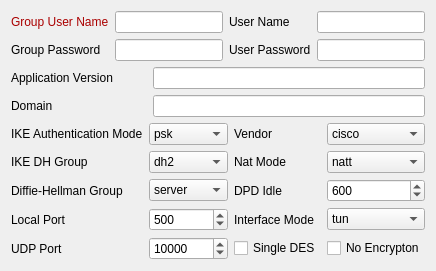
     <widget class="QWidget" name="VPNC">
      <layout class="QVBoxLayout" name="verticalLayout_2">
       <item>
        <layout class="QGridLayout" name="gridLayout_7">
         <item row="1" column="2">
          <widget class="QLabel" name="label_02_password_2">
           <property name="text">
            <string>User Password</string>
           </property>
          </widget>
         </item>
         <item row="1" column="0">
          <widget class="QLabel" name="label_02_grouppassword_2">
           <property name="text">
            <string>Group Password</string>
           </property>
          </widget>
         </item>
         <item row="1" column="1">
          <widget class="QLineEdit" name="lineEdit_02_grouppassword">
           <property name="whatsThis">
            <string>&lt;html&gt;&lt;head/&gt;&lt;body&gt;&lt;p&gt;Your group password in cleartext.&lt;/p&gt;&lt;/body&gt;&lt;/html&gt;</string>
           </property>
          </widget>
         </item>
         <item row="0" column="0">
          <widget class="QLabel" name="label_02_groutusername_2">
           <property name="text">
            <string>&lt;html&gt;&lt;head/&gt;&lt;body&gt;&lt;p&gt;&lt;span style=&quot; color:#aa0000;&quot;&gt;Group User Name&lt;/span&gt;&lt;/p&gt;&lt;/body&gt;&lt;/html&gt;</string>
           </property>
          </widget>
         </item>
         <item row="0" column="2">
          <widget class="QLabel" name="label_02_username_2">
           <property name="text">
            <string>User Name</string>
           </property>
          </widget>
         </item>
         <item row="0" column="3">
          <widget class="QLineEdit" name="lineEdit_02_username">
           <property name="whatsThis">
            <string>&lt;html&gt;&lt;head/&gt;&lt;body&gt;&lt;p&gt;Your Xauth username.&lt;/p&gt;&lt;/body&gt;&lt;/html&gt;</string>
           </property>
          </widget>
         </item>
         <item row="0" column="1">
          <widget class="QLineEdit" name="lineEdit_02_groupusername">
           <property name="whatsThis">
            <string>&lt;html&gt;&lt;head/&gt;&lt;body&gt;&lt;p&gt;Your group username.&lt;/p&gt;&lt;/body&gt;&lt;/html&gt;</string>
           </property>
          </widget>
         </item>
         <item row="1" column="3">
          <widget class="QLineEdit" name="lineEdit_02_password">
           <property name="whatsThis">
            <string>&lt;html&gt;&lt;head/&gt;&lt;body&gt;&lt;p&gt;Your Xauth password in clear text.&lt;/p&gt;&lt;/body&gt;&lt;/html&gt;</string>
           </property>
          </widget>
         </item>
        </layout>
       </item>
       <item>
        <layout class="QGridLayout" name="gridLayout_8">
         <item row="1" column="0">
          <widget class="QLabel" name="label_02_domain_2">
           <property name="text">
            <string>Domain</string>
           </property>
          </widget>
         </item>
         <item row="0" column="1" colspan="2">
          <widget class="QLineEdit" name="lineEdit_02_applicationversion">
           <property name="whatsThis">
            <string>Application Version to report. Note: Default string is generated at runtime.
Default: Cisco Systems VPN Client 0.5.3:Linux</string>
           </property>
          </widget>
         </item>
         <item row="0" column="0">
          <widget class="QLabel" name="label_02_applicationversion_2">
           <property name="text">
            <string>Application Version</string>
           </property>
          </widget>
         </item>
         <item row="1" column="1" colspan="2">
          <widget class="QLineEdit" name="lineEdit_02_domain">
           <property name="whatsThis">
            <string>(NT-) Domain name for authentication</string>
           </property>
          </widget>
         </item>
        </layout>
       </item>
       <item>
        <layout class="QGridLayout" name="gridLayout_9">
         <item row="3" column="0">
          <widget class="QLabel" name="label_02_pfs">
           <property name="text">
            <string>Diffie-Hellman Group</string>
           </property>
          </widget>
         </item>
         <item row="1" column="1">
          <widget class="QComboBox" name="comboBox_02_ikeauthenticationmode">
           <property name="whatsThis">
            <string>&lt;html&gt;&lt;head/&gt;&lt;body&gt;&lt;p&gt;Authentication mode: &lt;/p&gt;&lt;p&gt;psk: pre-shared key (default)&lt;/p&gt;&lt;p&gt;cert: server + client certificate (not implemented yet) &lt;/p&gt;&lt;p&gt;hybrid: server certificate + xauth (if built with openssl support)&lt;/p&gt;&lt;p&gt;&lt;br/&gt;Default: psk&lt;/p&gt;&lt;/body&gt;&lt;/html&gt;</string>
           </property>
           <item>
            <property name="text">
             <string>psk</string>
            </property>
           </item>
           <item>
            <property name="text">
             <string>cert</string>
            </property>
           </item>
           <item>
            <property name="text">
             <string>hybrid</string>
            </property>
           </item>
          </widget>
         </item>
         <item row="3" column="1">
          <widget class="QComboBox" name="comboBox_02_pfs">
           <property name="whatsThis">
            <string>&lt;html&gt;&lt;head/&gt;&lt;body&gt;&lt;p&gt;Diffie-Hellman group to use for Perfect Forward Secrecy (PFS).&lt;/p&gt;&lt;/body&gt;&lt;/html&gt;</string>
           </property>
           <property name="currentIndex">
            <number>4</number>
           </property>
           <item>
            <property name="text">
             <string>nopfs</string>
            </property>
           </item>
           <item>
            <property name="text">
             <string>dh1</string>
            </property>
           </item>
           <item>
            <property name="text">
             <string>dh2</string>
            </property>
           </item>
           <item>
            <property name="text">
             <string>dh5</string>
            </property>
           </item>
           <item>
            <property name="text">
             <string>server</string>
            </property>
           </item>
          </widget>
         </item>
         <item row="5" column="0">
          <widget class="QLabel" name="label_02_udpport_2">
           <property name="text">
            <string>UDP Port</string>
           </property>
          </widget>
         </item>
         <item row="4" column="1">
          <widget class="QSpinBox" name="spinBox_02_localport">
           <property name="whatsThis">
            <string>&lt;html&gt;&lt;head/&gt;&lt;body&gt;&lt;p&gt;Local ISAKMP port number to use (0 == use random port).&lt;/p&gt;&lt;p&gt;Default: 500&lt;/p&gt;&lt;/body&gt;&lt;/html&gt;</string>
           </property>
           <property name="maximum">
            <number>65535</number>
           </property>
           <property name="value">
            <number>500</number>
           </property>
          </widget>
         </item>
         <item row="4" column="0">
          <widget class="QLabel" name="label_02_localport_2">
           <property name="text">
            <string>Local Port</string>
           </property>
          </widget>
         </item>
         <item row="5" column="1">
          <widget class="QSpinBox" name="spinBox_02_udpport">
           <property name="whatsThis">
            <string>&lt;html&gt;&lt;head/&gt;&lt;body&gt;&lt;p&gt;Local UDP port number to use (0 == use random port). This is only relevant if cisco-udp nat-traversal is used. This is the _local_ port, the remote udp port is discovered automatically. It is especially not the cisco-tcp port.&lt;/p&gt;&lt;p&gt;Default: 10000&lt;/p&gt;&lt;/body&gt;&lt;/html&gt;</string>
           </property>
           <property name="maximum">
            <number>65535</number>
           </property>
           <property name="value">
            <number>10000</number>
           </property>
          </widget>
         </item>
         <item row="1" column="0">
          <widget class="QLabel" name="label_02_ikeauthenticationmode_3">
           <property name="text">
            <string>IKE Authentication Mode</string>
           </property>
          </widget>
         </item>
         <item row="2" column="1">
          <widget class="QComboBox" name="comboBox_02_ikedhgroup">
           <property name="whatsThis">
            <string>Name of the IKE DH Group</string>
           </property>
           <property name="currentIndex">
            <number>1</number>
           </property>
           <item>
            <property name="text">
             <string>dh1</string>
            </property>
           </item>
           <item>
            <property name="text">
             <string>dh2</string>
            </property>
           </item>
           <item>
            <property name="text">
             <string>dh5</string>
            </property>
           </item>
          </widget>
         </item>
         <item row="2" column="0">
          <widget class="QLabel" name="label_ike_dhgroup_2">
           <property name="text">
            <string>IKE DH Group</string>
           </property>
          </widget>
         </item>
         <item row="1" column="2">
          <widget class="QLabel" name="label_02_vendor_2">
           <property name="text">
            <string>Vendor</string>
           </property>
          </widget>
         </item>
         <item row="1" column="3">
          <widget class="QComboBox" name="comboBox_02_vendor">
           <property name="whatsThis">
            <string>&lt;html&gt;&lt;head/&gt;&lt;body&gt;&lt;p&gt;Vendor of your IPSec gateway.&lt;/p&gt;&lt;p&gt;Default: cisco&lt;/p&gt;&lt;/body&gt;&lt;/html&gt;</string>
           </property>
           <item>
            <property name="text">
             <string>cisco</string>
            </property>
           </item>
           <item>
            <property name="text">
             <string>netscreen</string>
            </property>
           </item>
          </widget>
         </item>
         <item row="2" column="2">
          <widget class="QLabel" name="label_02_nattmode_2">
           <property name="text">
            <string>Nat Mode</string>
           </property>
          </widget>
         </item>
         <item row="2" column="3">
          <widget class="QComboBox" name="comboBox_02_nattmode">
           <property name="whatsThis">
            <string>&lt;html&gt;&lt;head/&gt;&lt;body&gt;&lt;p&gt;Which NAT-Traversal Method to use:&lt;/p&gt;&lt;p&gt;natt -- NAT-T as defined in RFC3947&lt;/p&gt;&lt;p&gt;none -- disable use of any NAT-T method &lt;/p&gt;&lt;p&gt;force-natt -- always use NAT-T encapsulation even without presence of a NAT device (useful if the OS captures all ESP traffic)&lt;/p&gt;&lt;p&gt;cisco-udp -- Cisco proprietary UDP encapsulation, commonly over Port 10000 Note: cisco-tcp encapsulation is not yet supported &lt;/p&gt;&lt;p&gt;Default: natt&lt;/p&gt;&lt;/body&gt;&lt;/html&gt;</string>
           </property>
           <property name="currentIndex">
            <number>1</number>
           </property>
           <item>
            <property name="text">
             <string>None</string>
            </property>
           </item>
           <item>
            <property name="text">
             <string>natt</string>
            </property>
           </item>
           <item>
            <property name="text">
             <string>force-natt</string>
            </property>
           </item>
           <item>
            <property name="text">
             <string>cisco-udp</string>
            </property>
           </item>
          </widget>
         </item>
         <item row="3" column="2">
          <widget class="QLabel" name="label_02_dpdt_2">
           <property name="text">
            <string>DPD Idle</string>
           </property>
          </widget>
         </item>
         <item row="3" column="3">
          <widget class="QSpinBox" name="spinBox_02_dpdt">
           <property name="whatsThis">
            <string>&lt;html&gt;&lt;head/&gt;&lt;body&gt;&lt;p&gt;Send DPD packet after not receiving anything for &lt;span style=&quot; font-style:italic;&quot;&gt;idle&lt;/span&gt; seconds. Use 0 to disable DPD completely (both ways). &lt;/p&gt;&lt;p&gt;Default: 600&lt;/p&gt;&lt;/body&gt;&lt;/html&gt;</string>
           </property>
           <property name="maximum">
            <number>86400</number>
           </property>
           <property name="value">
            <number>600</number>
           </property>
          </widget>
         </item>
         <item row="4" column="2">
          <widget class="QLabel" name="label_02_interfacemode_2">
           <property name="text">
            <string>Interface Mode</string>
           </property>
          </widget>
         </item>
         <item row="4" column="3">
          <widget class="QComboBox" name="comboBox_02_interfacemode">
           <property name="whatsThis">
            <string>&lt;html&gt;&lt;head/&gt;&lt;body&gt;&lt;p&gt;Mode of TUN/TAP interface:&lt;/p&gt;&lt;p&gt;tun: virtual point to point interface (default) &lt;/p&gt;&lt;p&gt;tap: virtual ethernet interface&lt;/p&gt;&lt;p&gt;Default: tun&lt;/p&gt;&lt;/body&gt;&lt;/html&gt;</string>
           </property>
           <item>
            <property name="text">
             <string>tun</string>
            </property>
           </item>
           <item>
            <property name="text">
             <string>tap</string>
            </property>
           </item>
          </widget>
         </item>
         <item row="5" column="2">
          <widget class="QCheckBox" name="checkBox_02_singledes">
           <property name="whatsThis">
            <string>Enables weak single DES encryption</string>
           </property>
           <property name="text">
            <string>Single DES</string>
           </property>
          </widget>
         </item>
         <item row="5" column="3">
          <widget class="QCheckBox" name="checkBox_02_noencryption">
           <property name="whatsThis">
            <string>Enables using no encryption for data traffic (key exchanged must be encrypted)</string>
           </property>
           <property name="text">
            <string>No Encrypton</string>
           </property>
          </widget>
         </item>
        </layout>
       </item>
      </layout>
     </widget>
